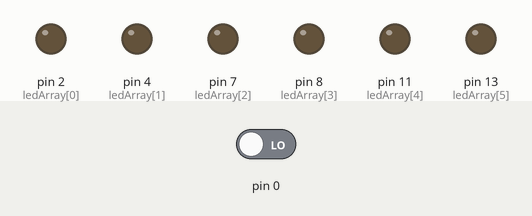
Bench run of a sketch on a simulated Arduino Uno, built with avr-gcc and run on an emulated ATmega328P. On the bench: output pins drawn as LEDs (lit = HIGH). The test bench sets the inputs (shaded band); at power-on: pin 0 LOW.

Above: at 0.15 s.
At 0.75 s:
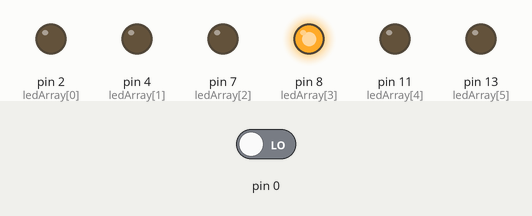
At 1.35 s:
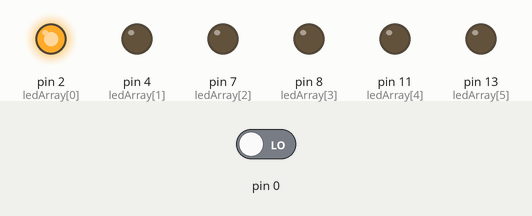
At 2.35 s:
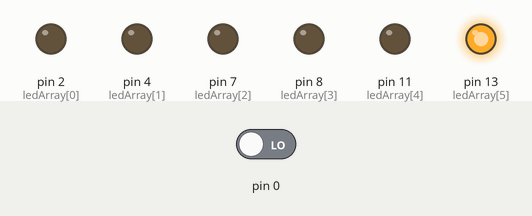
At 3.55 s:
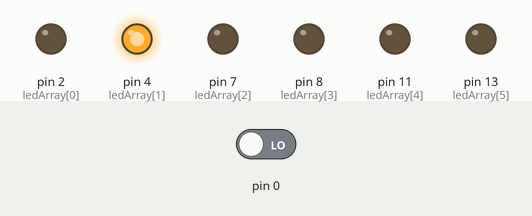
At 4.55 s:
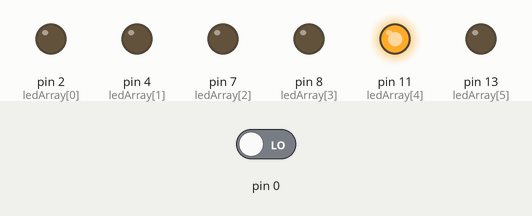
Timing chart, 0 to 4.8 s (numbered marks = the images above):
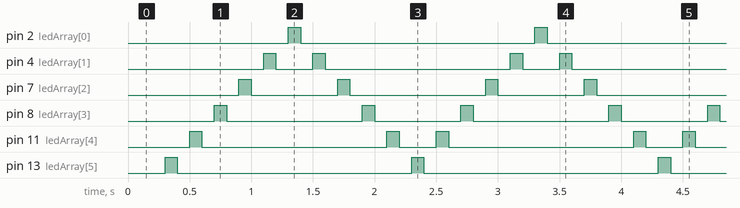

The sketch:

problemstilling-2-ferdig.ino
```cpp
//------------------------------------------------------------
/*	Programmet skal slå på og av LEDene i et løpelysmønster.
	  Vi ser at LEDene ikke er koblet til etterfølgende pinnenumre
    slik vi hadde i Problemstilling 1.

    Hvordan løser vi det?

    Vi ønsker fortsatt den kompakte koden både i setup() og loop()
    som vi fikk til i Problemstilling 1. Vi vil også ha samme glatte
    løpelyset som flyter opp og ned rekka av LEDs.
*/
//-----------------------------------------------------------
/*
  Problemstilling 2:

  Ordnet mer kompakt kode og ikke-blokkerende kode.

	Program til arduino som kontrollerer blinking til en rekke LED'er.
	LED'ene kan settes med byte-arrayet ledArray[].
  Hastighet og rettning settes med timer og forward variablene.

  Lenke til sketch:
  https://www.tinkercad.com/things/dhP4eWQFaFF-problemstilling-2/editel
*/

// led-oppsett
const byte ledArray[] = {2,4,7,8,11,13};

// bestem hastighet i ms
const byte timer = 100;

// brukes for å sette retning.
bool forward = false;
byte i = 0;

/*
	oppsett av arduinoen som kjører en gang før loop()
*/
void setup(){
  // for-loop som itererer gjennom led-arrayet og setter ut-pinnene
  for (byte i = 0; i < sizeof(ledArray); i++) {
  	pinMode(ledArray[i], OUTPUT);
  }

  // endre retning ved start
  if (!forward) {
  	i = sizeof(ledArray);
  }

  // Serial.begin(9600);
} // end void setup

/*
    endrer retning til løpelysene
*/
void checkDirection() {
  if (forward) {
    i++;
    if (i == sizeof(ledArray) - 1) {
      forward = false;
    }
  } else {
    i--;
    if (i == 0) {
      forward = true;
    }
  }
}// end void checkDirection

/*
    hovedprogrammet som kjører
*/
void loop() {
  // setter opp static så variablen ikke resetter seg til 0 med hver runde unsigned gir ingen negative tall long gir større tall
  static unsigned long firstTimer = 0;

  // if-setningen under kjører med 100ms intervaller, basert på timer-variablen
  if (millis() - firstTimer >= timer) {
    firstTimer = millis();

    // sjekk om lyset er på eller av så endre til motsatte
    if (digitalRead(ledArray[i]) == HIGH) {
      digitalWrite(ledArray[i], LOW);
      checkDirection();
    } else {
      digitalWrite(ledArray[i], HIGH);
    }
  }
}// end void loop
```

Measured:
- by itself, pin 2 (ledArray[0]), pin 13 (ledArray[5]): alternates HIGH for 0.10 s and LOW for 1.9 s
- by itself, pin 4 (ledArray[1]): repeats every 2.0 s: LOW 0.30 s, HIGH 0.10 s, LOW 1.5 s, HIGH 0.10 s
- by itself, pin 7 (ledArray[2]): repeats every 2.0 s: LOW 0.70 s, HIGH 0.10 s, LOW 1.1 s, HIGH 0.10 s
- by itself, pin 8 (ledArray[3]): repeats every 2.0 s: LOW 1.1 s, HIGH 0.10 s, LOW 0.70 s, HIGH 0.10 s
- by itself, pin 11 (ledArray[4]): repeats every 2.0 s: LOW 1.5 s, HIGH 0.10 s, LOW 0.30 s, HIGH 0.10 s
